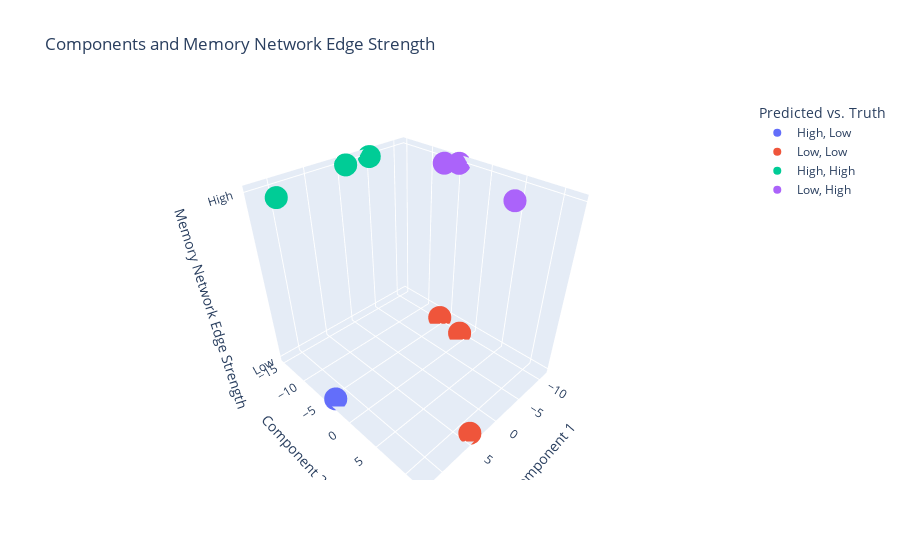

Here is the notebook cell this chart was saved with:
### Code cell
markers = y_pred + ', ' + y_test

px.scatter_3d(x=X_test['Component 1'], 
              y=X_test['Component 2'], 
              z=targets.iloc[y_test.index.values]['edge_mean_group'],
              color=markers,
              labels = {
                  'x' : 'Component 1',
                  'y' : 'Component 2',
                  'z' : 'Memory Network Edge Strength',
                  'color': 'Predicted vs. Truth'
              },
              title='Components and Memory Network Edge Strength')

### Figure 1 — Plotly figure (JSON) as saved in the notebook; plotly's stock layout.template omitted (floating-point values rounded to 4 significant figures)
{"data": [{"hovertemplate": "Predicted vs. Truth=High, Low<br>Component 1=%{x}<br>Component 2=%{y}<br>Memory Network Edge Strength=%{z}<extra></extra>", "legendgroup": "High, Low", "marker": {"color": "#636efa", "symbol": "circle"}, "mode": "markers", "name": "High, Low", "scene": "scene", "showlegend": true, "type": "scatter3d", "x": [12.33], "y": [-3.805], "z": ["Low"]}, {"hovertemplate": "Predicted vs. Truth=Low, Low<br>Component 1=%{x}<br>Component 2=%{y}<br>Memory Network Edge Strength=%{z}<extra></extra>", "legendgroup": "Low, Low", "marker": {"color": "#EF553B", "symbol": "circle"}, "mode": "markers", "name": "Low, Low", "scene": "scene", "showlegend": true, "type": "scatter3d", "x": [-9.694, -9.008, 4.217], "y": [-5.608, -0.899, 11.88], "z": ["Low", "Low", "Low"]}, {"hovertemplate": "Predicted vs. Truth=High, High<br>Component 1=%{x}<br>Component 2=%{y}<br>Memory Network Edge Strength=%{z}<extra></extra>", "legendgroup": "High, High", "marker": {"color": "#00cc96", "symbol": "circle"}, "mode": "markers", "name": "High, High", "scene": "scene", "showlegend": true, "type": "scatter3d", "x": [-4.634, -0.4525, 11.24], "y": [-14.87, -14.6, -11.97], "z": ["High", "High", "High"]}, {"hovertemplate": "Predicted vs. Truth=Low, High<br>Component 1=%{x}<br>Component 2=%{y}<br>Memory Network Edge Strength=%{z}<extra></extra>", "legendgroup": "Low, High", "marker": {"color": "#ab63fa", "symbol": "circle"}, "mode": "markers", "name": "Low, High", "scene": "scene", "showlegend": true, "type": "scatter3d", "x": [-9.819, -11.14, -6.583], "y": [-6.105, -4.722, 7.023], "z": ["High", "High", "High"]}], "layout": {"legend": {"title": {"text": "Predicted vs. Truth"}, "tracegroupgap": 0}, "scene": {"domain": {"x": [0, 1], "y": [0, 1]}, "xaxis": {"title": {"text": "Component 1"}}, "yaxis": {"title": {"text": "Component 2"}}, "zaxis": {"title": {"text": "Memory Network Edge Strength"}}}, "title": {"text": "Components and Memory Network Edge Strength"}}}
